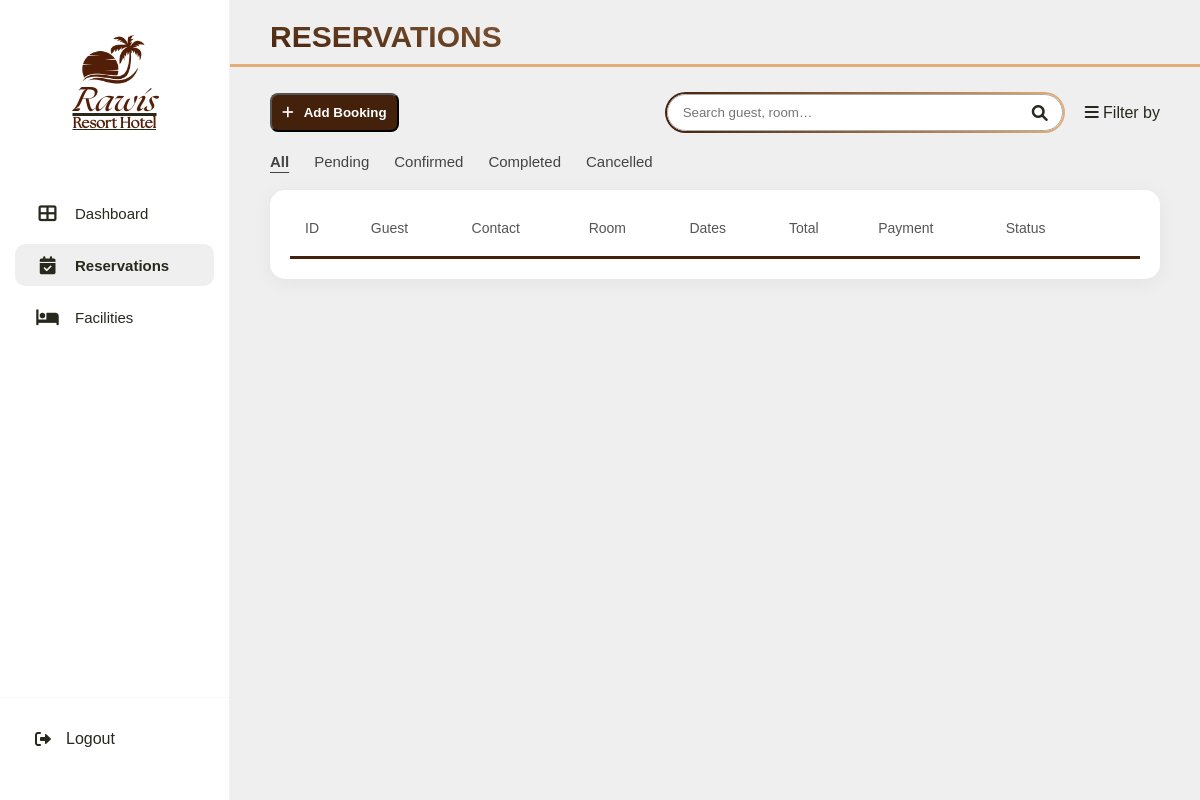
/admin/reservation.php (signed in), run on an earlier commit of the app's database.
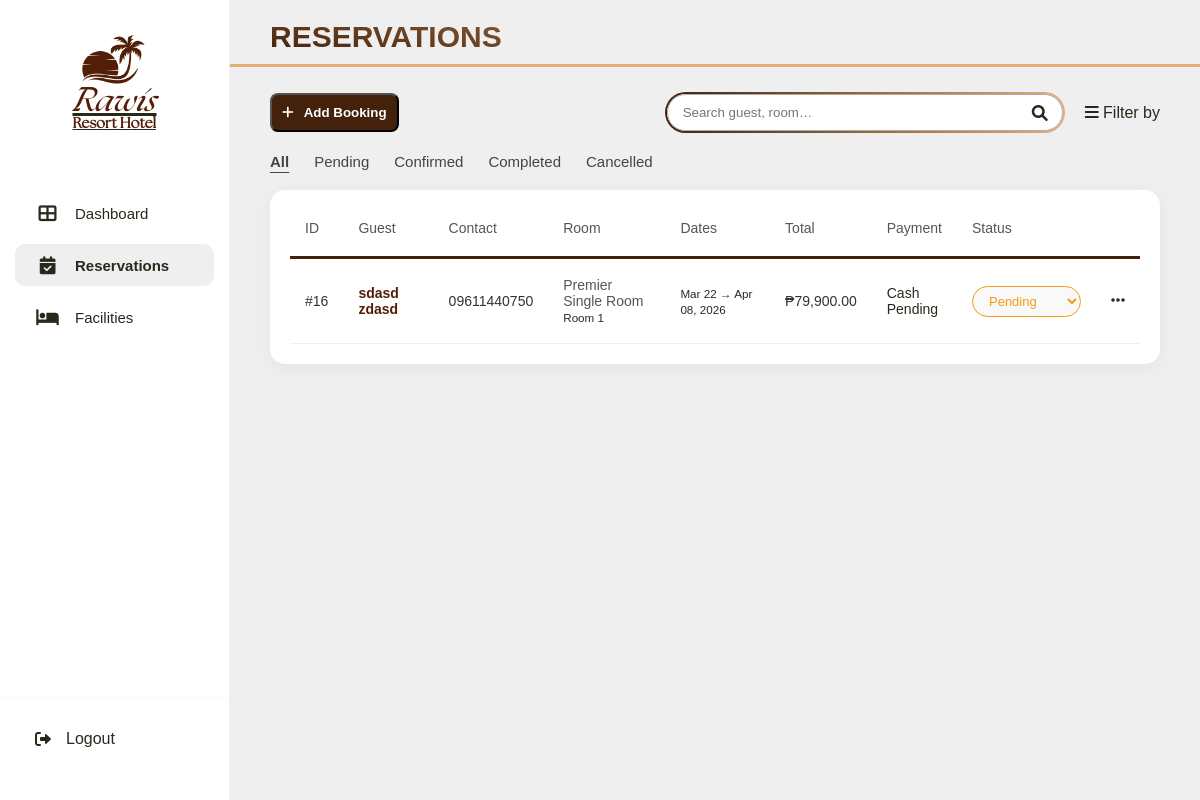
And on a later commit of the database.
### tables this page shows
CREATE TABLE `reservations` (
  `reservation_id` int(11) NOT NULL AUTO_INCREMENT,
  `guest_id` int(10) unsigned NOT NULL,
  `room_id` int(11) NOT NULL,
  `check_in_date` date NOT NULL,
  `check_out_date` date NOT NULL,
  `num_guests` int(11) NOT NULL,
  `reservation_status` enum('Pending','Confirmed','Cancelled','Completed') DEFAULT 'Pending',
  `extra_requests` text DEFAULT NULL,
  `created_at` timestamp NULL DEFAULT current_timestamp(),
  `extra_guests` int(11) NOT NULL DEFAULT 0,
  `extra_beds` int(11) NOT NULL DEFAULT 0,
  PRIMARY KEY (`reservation_id`),
  KEY `guest_id` (`guest_id`),
  KEY `room_id` (`room_id`),
  CONSTRAINT `reservations_ibfk_1` FOREIGN KEY (`guest_id`) REFERENCES `users` (`id`) ON DELETE CASCADE,
  CONSTRAINT `reservations_ibfk_2` FOREIGN KEY (`room_id`) REFERENCES `rooms` (`room_id`) ON DELETE CASCADE
);

CREATE TABLE `users` (
  `id` int(10) unsigned NOT NULL AUTO_INCREMENT,
  `username` varchar(150) NOT NULL,
  `password` varchar(255) NOT NULL,
  `first_name` varchar(255) DEFAULT NULL,
  `last_name` varchar(255) DEFAULT NULL,
  `phone_number` varchar(255) DEFAULT NULL,
  `created_at` timestamp NULL DEFAULT current_timestamp(),
  `role` enum('admin','guest') NOT NULL DEFAULT 'guest',
  PRIMARY KEY (`id`),
  UNIQUE KEY `username` (`username`)
);

CREATE TABLE `rooms` (
  `room_id` int(11) NOT NULL AUTO_INCREMENT,
  `room_number` varchar(20) NOT NULL,
  `room_type` varchar(50) NOT NULL,
  `max_capacity` int(11) NOT NULL,
  `price_per_night` decimal(10,2) NOT NULL,
  `room_status` varchar(20) NOT NULL,
  `image_path` text DEFAULT NULL,
  `extra_guest_fee` decimal(10,2) NOT NULL DEFAULT 0.00,
  `extra_bed_fee` decimal(10,2) NOT NULL DEFAULT 0.00,
  `num_bedrooms` int(11) NOT NULL DEFAULT 1,
  `num_beds` int(11) NOT NULL DEFAULT 1,
  `bed_type` varchar(50) NOT NULL DEFAULT 'Double',
  PRIMARY KEY (`room_id`),
  UNIQUE KEY `room_number` (`room_number`)
);

CREATE TABLE `payments` (
  `payment_id` int(11) NOT NULL AUTO_INCREMENT,
  `reservation_id` int(11) NOT NULL,
  `amount_paid` decimal(10,2) NOT NULL,
  `payment_method` enum('Cash','GCash','Card') NOT NULL,
  `payment_status` enum('Pending','Awaiting Verification','Completed','Rejected','Refunded') DEFAULT 'Pending',
  `reference_number` varchar(100) DEFAULT NULL,
  `notes` text DEFAULT NULL,
  `payment_date` timestamp NULL DEFAULT current_timestamp(),
  `card_last4` varchar(4) DEFAULT NULL,
  PRIMARY KEY (`payment_id`),
  KEY `fk_payment_reservation` (`reservation_id`),
  CONSTRAINT `fk_payment_reservation` FOREIGN KEY (`reservation_id`) REFERENCES `reservations` (`reservation_id`) ON DELETE CASCADE
);

### admin/reservation.php (the view, shortened to what the changed rows need)
<?php
require_once __DIR__ . "/../php/config.php";
$reservations = $conn->query("
    SELECT r.*,
           u.first_name, u.last_name, u.phone_number,
           rm.room_number, rm.room_type, rm.price_per_night,
           (rm.price_per_night * DATEDIFF(r.check_out_date, r.check_in_date)) AS base_amount,
           p.payment_id, p.payment_method, p.payment_status, p.reference_number, p.amount_paid
    FROM reservations r
    JOIN users u  ON r.guest_id = u.id
    JOIN rooms rm ON r.room_id  = rm.room_id
    LEFT JOIN payments p ON p.reservation_id = r.reservation_id
    ORDER BY
        CASE p.payment_status
            WHEN 'Awaiting Verification' THEN 1
            WHEN 'Pending' THEN 2
            ELSE 3
        END,
        r.created_at DESC
");
function payBadge($s) {
    $map = [
        'Pending'               => 'pay-pending',
        'Awaiting Verification' => 'pay-awaiting',
        'Completed'             => 'pay-completed',
        'Rejected'              => 'pay-rejected',
        'Refunded'              => 'pay-refunded',
    ];
    $cls = $map[$s] ?? 'pay-pending';
    return "<span class='pay-badge {$cls}'>" . htmlspecialchars($s) . "</span>";
}
?>
<!DOCTYPE html>
<html lang="en">
<head>
</head>
<body>
<?php require_once __DIR__ . '/sidebar.php'; ?>
<main class="main-content">
    <div class="section-title">
        <h1>RESERVATIONS</h1>
    </div>
    <div class="table-container">
        <table class="custom-table" id="resTable">
            <thead>
                <tr>
                    <th>ID</th>
                    <th>Guest</th>
                    <th>Contact</th>
                    <th>Room</th>
                    <th>Dates</th>
                    <th>Total</th>
                    <th>Payment</th>
                    <th>Status</th>
                    <th></th>
                </tr>
            </thead>
            <tbody>
                <?php while ($row = $reservations->fetch_assoc()):
                    $total = $row["amount_paid"] ?? $row["base_amount"];
                    $rowClass = ($row["payment_status"] === "Awaiting Verification") ? "row-awaiting" : "";
                    $pmClass = match($row["payment_method"]) {
                        "Cash"  => "pm-cash",
                        "GCash" => "pm-gcash",
                        "Card"  => "pm-card",
                        default => ""
                    };
                ?>
                <tr class="<?= $rowClass; ?>"
                    data-status="<?= htmlspecialchars($row["reservation_status"]); ?>">
                    <td class="id-column">#<?= $row["reservation_id"]; ?></td>
                    <td class="bold-text">
                        <a href="#" class="guest-link"
                           data-id="<?= $row["reservation_id"]; ?>"
                           data-name="<?= htmlspecialchars($row["first_name"] . " " . $row["last_name"]); ?>"
                           data-phone="<?= htmlspecialchars($row["phone_number"]); ?>"
                           data-room="<?= htmlspecialchars($row["room_number"] . " - " . $row["room_type"]); ?>"
                           data-checkin="<?= date("M d, Y", strtotime($row["check_in_date"])); ?>"
                           data-checkout="<?= date("M d, Y", strtotime($row["check_out_date"])); ?>"
                           data-status="<?= htmlspecialchars($row["reservation_status"]); ?>"
                           data-pay-method="<?= htmlspecialchars($row["payment_method"] ?? "-"); ?>"
                           data-pay-status="<?= htmlspecialchars($row["payment_status"] ?? "-"); ?>"
                           data-pay-ref="<?= htmlspecialchars($row["reference_number"] ?? ""); ?>"
                           data-pay-amount="<?= number_format($total, 2); ?>"
                           onclick="openReservationModal(event)">
                            <?= htmlspecialchars($row["first_name"] . " " . $row["last_name"]); ?>
                        </a>
                        <br>
                    </td>
                    <td><?= htmlspecialchars($row["phone_number"]); ?></td>
                    <td>
                        <span class="room-type-tag"><?= htmlspecialchars($row["room_type"]); ?></span>
                        <br><small>Room <?= htmlspecialchars($row["room_number"]); ?></small>
                    </td>
                    <td>
                        <small><?= date("M d", strtotime($row["check_in_date"])); ?> → <?= date("M d, Y", strtotime($row["check_out_date"])); ?></small>
                    </td>
                    <td>₱<?= number_format($total, 2); ?></td>
                    <td>
                        <?php if ($row["payment_method"]): ?>
                            <span class="pm-pill <?= $pmClass; ?>">
                                <?= htmlspecialchars($row["payment_method"]); ?>
                            </span><br>
                        <?php endif; ?>
                        <?= payBadge($row["payment_status"] ?? "Pending"); ?>
                    </td>
                    <td>
                        <form method="POST" class="status-form">
                            <select name="reservation_status"
                                    class="status-select <?= strtolower($row["reservation_status"]); ?>"
                                    onchange="this.form.submit()">
                                <option value="Pending"   <?= $row["reservation_status"]==='Pending'   ?'selected':''; ?>>Pending</option>
                            </select>
                        </form>
                    </td>
                    <td>
                        <div class="action-wrapper">
                            <button class="action-btn" onclick="toggleMenu(event, this)">
                                <i class="fas fa-ellipsis-h"></i>
                            </button>
                        </div>
                    </td>
                </tr>
                <?php endwhile; ?>
            </tbody>
        </table>
    </div>
</main>
</body>
</html>

What changed in the data, as far as the page shows it:
added reservations: reservation_id "16", guest.last_name "sdasd zdasd", guest.phone_number "09611440750", room.room_type "Premier Single Room", room.room_number "1", check_in_date "Mar 22", check_out_date "Apr 08, 2026", payments.amount_paid "79,900.00", payments.payment_method "Cash", payments.payment_status "Pending", reservation_status "Pending"
